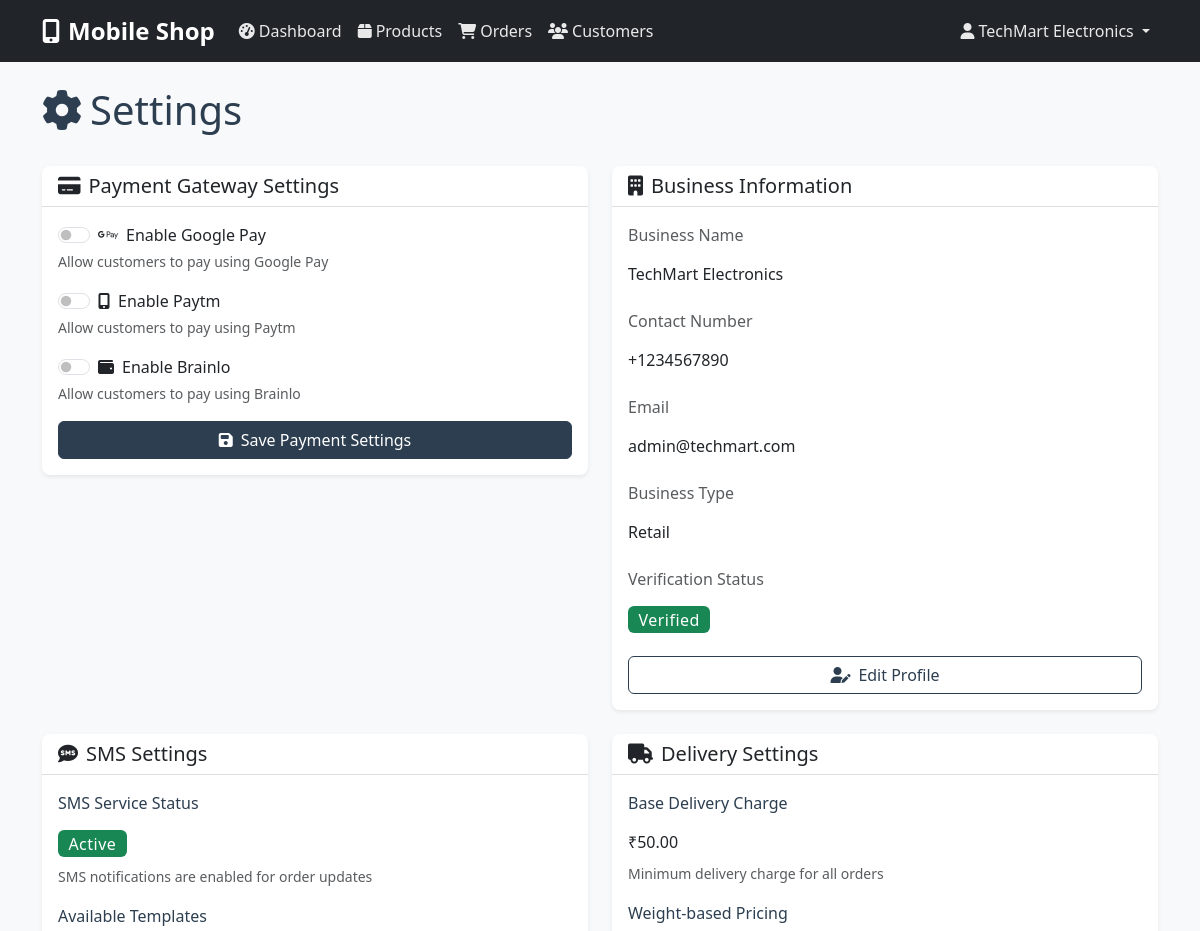
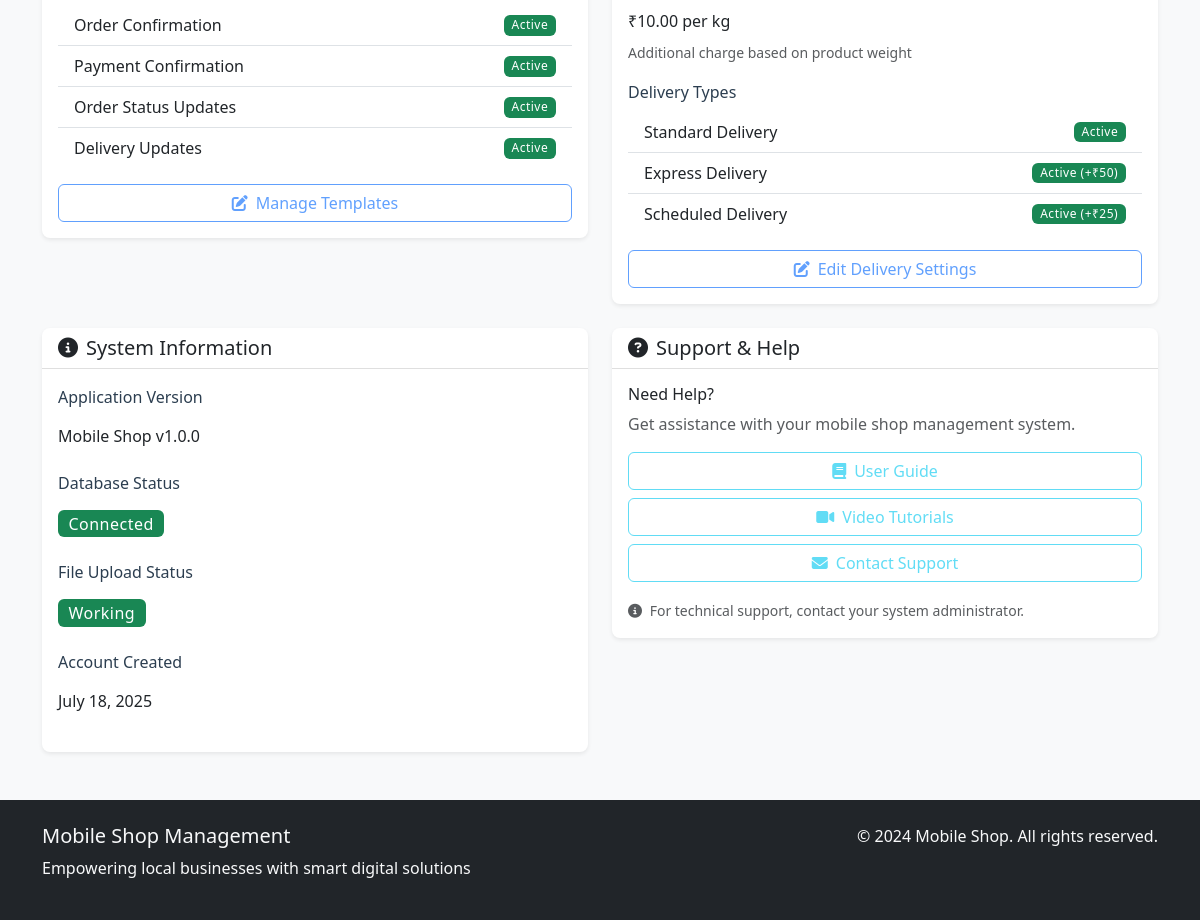
Page /settings (signed in) on the committed database (2 pictures, top to bottom).
### models.py (models this page shows, shortened)
class Business(db.Model):
    __tablename__ = 'businesses'
    id = db.Column(db.Integer, primary_key=True)
    business_name = db.Column(db.String(200), nullable=False)
    logo_url = db.Column(db.String(500))
    license_number = db.Column(db.String(100))
    contact_number = db.Column(db.String(15), nullable=False)
    email = db.Column(db.String(120), unique=True, nullable=False)
    address = db.Column(db.Text)
    business_type = db.Column(db.String(100))
    verification_status = db.Column(db.String(20), default='pending')
    documents = db.Column(db.Text)  # JSON string of document URLs
    gpay_enabled = db.Column(db.Boolean, default=False)
    paytm_enabled = db.Column(db.Boolean, default=False)
    brainlo_enabled = db.Column(db.Boolean, default=False)
    password_hash = db.Column(db.String(256))
    created_at = db.Column(db.DateTime, default=datetime.utcnow)
    updated_at = db.Column(db.DateTime, default=datetime.utcnow, onupdate=datetime.utcnow)
    products = db.relationship('Product', backref='business', lazy=True, cascade='all, delete-orphan')
    orders = db.relationship('Order', backref='business', lazy=True, cascade='all, delete-orphan')
    customers = db.relationship('Customer', backref='business', lazy=True, cascade='all, delete-orphan')

### routes.py (the view, shortened to what this page needs)
@app.route('/settings', methods=['GET', 'POST'])
@login_required
def settings():
    business = Business.query.get(session['business_id'])
    form = PaymentSettingsForm(obj=business)
    return render_template('settings.html', form=form, business=business)

### templates/settings.html (shortened to what this page needs)
{% extends "base.html" %}
{% block content %}
<div class="d-flex justify-content-between align-items-center mb-4">
    <h1>
        <i class="fas fa-cog me-2"></i>Settings
    </h1>
</div>
<div class="row">
    <div class="col-lg-6">
        <div class="card">
            <div class="card-header">
                <h5 class="mb-0">
                    <i class="fas fa-credit-card me-2"></i>Payment Gateway Settings
                </h5>
            </div>
            <div class="card-body">
                <form method="POST">
                    <div class="mb-3">
                        <div class="form-check form-switch">
                            {{ form.gpay_enabled(class="form-check-input") }}
                            <label class="form-check-label" for="{{ form.gpay_enabled.id }}">
                                <i class="fab fa-google-pay me-2"></i>Enable Google Pay
                            </label>
                        </div>
                        <small class="form-text text-muted">Allow customers to pay using Google Pay</small>
                    </div>
                    <div class="mb-3">
                        <div class="form-check form-switch">
                            {{ form.paytm_enabled(class="form-check-input") }}
                            <label class="form-check-label" for="{{ form.paytm_enabled.id }}">
                                <i class="fas fa-mobile-alt me-2"></i>Enable Paytm
                            </label>
                        </div>
                        <small class="form-text text-muted">Allow customers to pay using Paytm</small>
                    </div>
                    <div class="mb-3">
                        <div class="form-check form-switch">
                            {{ form.brainlo_enabled(class="form-check-input") }}
                            <label class="form-check-label" for="{{ form.brainlo_enabled.id }}">
                                <i class="fas fa-wallet me-2"></i>Enable Brainlo
                            </label>
                        </div>
                        <small class="form-text text-muted">Allow customers to pay using Brainlo</small>
                    </div>
                    <div class="d-grid">
                        <button type="submit" class="btn btn-primary">
                            <i class="fas fa-save me-2"></i>Save Payment Settings
                        </button>
                    </div>
                </form>
            </div>
        </div>
    </div>
    <div class="col-lg-6">
        <div class="card">
            <div class="card-header">
                <h5 class="mb-0">
                    <i class="fas fa-building me-2"></i>Business Information
                </h5>
            </div>
            <div class="card-body">
                <div class="mb-3">
                    <label class="form-label text-muted">Business Name</label>
                    <p class="form-control-plaintext">{{ business.business_name }}</p>
                </div>
                <div class="mb-3">
                    <label class="form-label text-muted">Contact Number</label>
                    <p class="form-control-plaintext">{{ business.contact_number }}</p>
                </div>
                <div class="mb-3">
                    <label class="form-label text-muted">Email</label>
                    <p class="form-control-plaintext">{{ business.email }}</p>
                </div>
                <div class="mb-3">
                    <label class="form-label text-muted">Business Type</label>
                    <p class="form-control-plaintext">{{ business.business_type.title() if business.business_type else 'Not specified' }}</p>
                </div>
                <div class="mb-3">
                    <label class="form-label text-muted">Verification Status</label>
                    <p class="form-control-plaintext">
                        <span class="badge bg-{{ 'success' if business.verification_status == 'verified' else 'warning' if business.verification_status == 'pending' else 'danger' }} fs-6">
                            {{ business.verification_status.title() }}
                        </span>
                    </p>
                </div>
                <div class="d-grid">
                    <a href="{{ url_for('profile') }}" class="btn btn-outline-primary">
                        <i class="fas fa-user-edit me-2"></i>Edit Profile
                    </a>
                </div>
            </div>
        </div>
    </div>
</div>
<div class="row mt-4">
    <div class="col-lg-6">
        <div class="card">
            <div class="card-header">
                <h5 class="mb-0">
                    <i class="fas fa-sms me-2"></i>SMS Settings
                </h5>
            </div>
            <div class="card-body">
                <div class="mb-3">
                    <label class="form-label">SMS Service Status</label>
                    <p class="form-control-plaintext">
                        <span class="badge bg-success fs-6">Active</span>
                    </p>
                    <small class="form-text text-muted">SMS notifications are enabled for order updates</small>
                </div>
                <div class="mb-3">
                    <label class="form-label">Available Templates</label>
                    <div class="list-group list-group-flush">
                        <div class="list-group-item d-flex justify-content-between align-items-center">
                            <span>Order Confirmation</span>
                            <span class="badge bg-success">Active</span>
                        </div>
                        <div class="list-group-item d-flex justify-content-between align-items-center">
                            <span>Payment Confirmation</span>
                            <span class="badge bg-success">Active</span>
                        </div>
                        <div class="list-group-item d-flex justify-content-between align-items-center">
                            <span>Order Status Updates</span>
                            <span class="badge bg-success">Active</span>
                        </div>
                        <div class="list-group-item d-flex justify-content-between align-items-center">
                            <span>Delivery Updates</span>
                            <span class="badge bg-success">Active</span>
                        </div>
                    </div>
                </div>
                <div class="d-grid">
                    <button class="btn btn-outline-primary" disabled>
                        <i class="fas fa-edit me-2"></i>Manage Templates
                    </button>
                </div>
            </div>
        </div>
    </div>
    <div class="col-lg-6">
        <div class="card">
            <div class="card-header">
                <h5 class="mb-0">
                    <i class="fas fa-truck me-2"></i>Delivery Settings
                </h5>
            </div>
            <div class="card-body">
                <div class="mb-3">
                    <label class="form-label">Base Delivery Charge</label>
                    <p class="form-control-plaintext">₹50.00</p>
                    <small class="form-text text-muted">Minimum delivery charge for all orders</small>
                </div>
                <div class="mb-3">
                    <label class="form-label">Weight-based Pricing</label>
                    <p class="form-control-plaintext">₹10.00 per kg</p>
                    <small class="form-text text-muted">Additional charge based on product weight</small>
                </div>
                <div class="mb-3">
                    <label class="form-label">Delivery Types</label>
                    <div class="list-group list-group-flush">
                        <div class="list-group-item d-flex justify-content-between align-items-center">
                            <span>Standard Delivery</span>
                            <span class="badge bg-success">Active</span>
                        </div>
                        <div class="list-group-item d-flex justify-content-between align-items-center">
                            <span>Express Delivery</span>
                            <span class="badge bg-success">Active (+₹50)</span>
                        </div>
                        <div class="list-group-item d-flex justify-content-between align-items-center">
                            <span>Scheduled Delivery</span>
                            <span class="badge bg-success">Active (+₹25)</span>
                        </div>
                    </div>
                </div>
                <div class="d-grid">
                    <button class="btn btn-outline-primary" disabled>
                        <i class="fas fa-edit me-2"></i>Edit Delivery Settings
                    </button>
                </div>
            </div>
        </div>
    </div>
</div>
<div class="row mt-4">
    <div class="col-lg-6">
        <div class="card">
            <div class="card-header">
                <h5 class="mb-0">
                    <i class="fas fa-info-circle me-2"></i>System Information
                </h5>
            </div>
            <div class="card-body">
                <div class="mb-3">
                    <label class="form-label">Application Version</label>
                    <p class="form-control-plaintext">Mobile Shop v1.0.0</p>
                </div>
                <div class="mb-3">
                    <label class="form-label">Database Status</label>
                    <p class="form-control-plaintext">
                        <span class="badge bg-success fs-6">Connected</span>
                    </p>
                </div>
                <div class="mb-3">
                    <label class="form-label">File Upload Status</label>
                    <p class="form-control-plaintext">
                        <span class="badge bg-success fs-6">Working</span>
                    </p>
                </div>
                <div class="mb-3">
                    <label class="form-label">Account Created</label>
                    <p class="form-control-plaintext">{{ business.created_at.strftime('%B %d, %Y') }}</p>
                </div>
            </div>
        </div>
    </div>
    <div class="col-lg-6">
        <div class="card">
            <div class="card-header">
                <h5 class="mb-0">
                    <i class="fas fa-question-circle me-2"></i>Support & Help
                </h5>
            </div>
            <div class="card-body">
                <div class="mb-3">
                    <h6>Need Help?</h6>
                    <p class="text-muted">Get assistance with your mobile shop management system.</p>
                </div>
                <div class="d-grid gap-2">
                    <button class="btn btn-outline-info" disabled>
                        <i class="fas fa-book me-2"></i>User Guide
                    </button>
                    <button class="btn btn-outline-info" disabled>
                        <i class="fas fa-video me-2"></i>Video Tutorials
                    </button>
                    <button class="btn btn-outline-info" disabled>
                        <i class="fas fa-envelope me-2"></i>Contact Support
                    </button>
                </div>
                <div class="mt-3">
                    <small class="text-muted">
                        <i class="fas fa-info-circle me-1"></i>
                        For technical support, contact your system administrator.
                    </small>
                </div>
            </div>
        </div>
    </div>
</div>
{% endblock %}

### templates/base.html (shortened to what this page needs)
<!DOCTYPE html>
<html lang="en">
<head>
    <link href="https://cdn.jsdelivr.net/npm/bootstrap@5.3.0/dist/css/bootstrap.min.css" rel="stylesheet">
    <link href="https://cdnjs.cloudflare.com/ajax/libs/font-awesome/6.4.0/css/all.min.css" rel="stylesheet">
    <link href="{{ url_for('static', filename='css/style.css') }}" rel="stylesheet">
    <link href="{{ url_for('static', filename='css/matrimony.css') }}" rel="stylesheet">
</head>
<body>
    <nav class="navbar navbar-expand-lg navbar-dark bg-dark">
        <div class="container">
            <a class="navbar-brand" href="{{ url_for('index') }}">
                <i class="fas fa-mobile-alt me-2"></i>Mobile Shop
            </a>
            <div class="collapse navbar-collapse" id="navbarNav">
                <ul class="navbar-nav me-auto">
                    {% if session.business_id %}
                        <li class="nav-item">
                            <a class="nav-link" href="{{ url_for('dashboard') }}">
                                <i class="fas fa-tachometer-alt me-1"></i>Dashboard
                            </a>
                        </li>
                        <li class="nav-item">
                            <a class="nav-link" href="{{ url_for('products') }}">
                                <i class="fas fa-box me-1"></i>Products
                            </a>
                        </li>
                        <li class="nav-item">
                            <a class="nav-link" href="{{ url_for('orders') }}">
                                <i class="fas fa-shopping-cart me-1"></i>Orders
                            </a>
                        </li>
                        <li class="nav-item">
                            <a class="nav-link" href="{{ url_for('customers') }}">
                                <i class="fas fa-users me-1"></i>Customers
                            </a>
                        </li>
                    {% endif %}
                </ul>
                <ul class="navbar-nav">
                    {% if session.business_id %}
                        <li class="nav-item dropdown">
                            <a class="nav-link dropdown-toggle" href="#" id="navbarDropdown" role="button" data-bs-toggle="dropdown">
                                <i class="fas fa-user me-1"></i>{{ session.business_name }}
                            </a>
                        </li>
                    {% endif %}
                </ul>
            </div>
        </div>
    </nav>
    <main class="container mt-4">
        {% block content %}{% endblock %}
    </main>
    <footer class="bg-dark text-light mt-5 py-4">
        <div class="container">
            <div class="row">
                <div class="col-md-6">
                    <h5>Mobile Shop Management</h5>
                    <p>Empowering local businesses with smart digital solutions</p>
                </div>
                <div class="col-md-6 text-md-end">
                    <p>&copy; 2024 Mobile Shop. All rights reserved.</p>
                </div>
            </div>
        </div>
    </footer>
</body>
</html>

### rows in the picture
Business: business_name "TechMart Electronics", contact_number "+1234567890", email "admin@techmart.com", business_type "Retail", verification_status "Verified", created_at "July 18, 2025"
